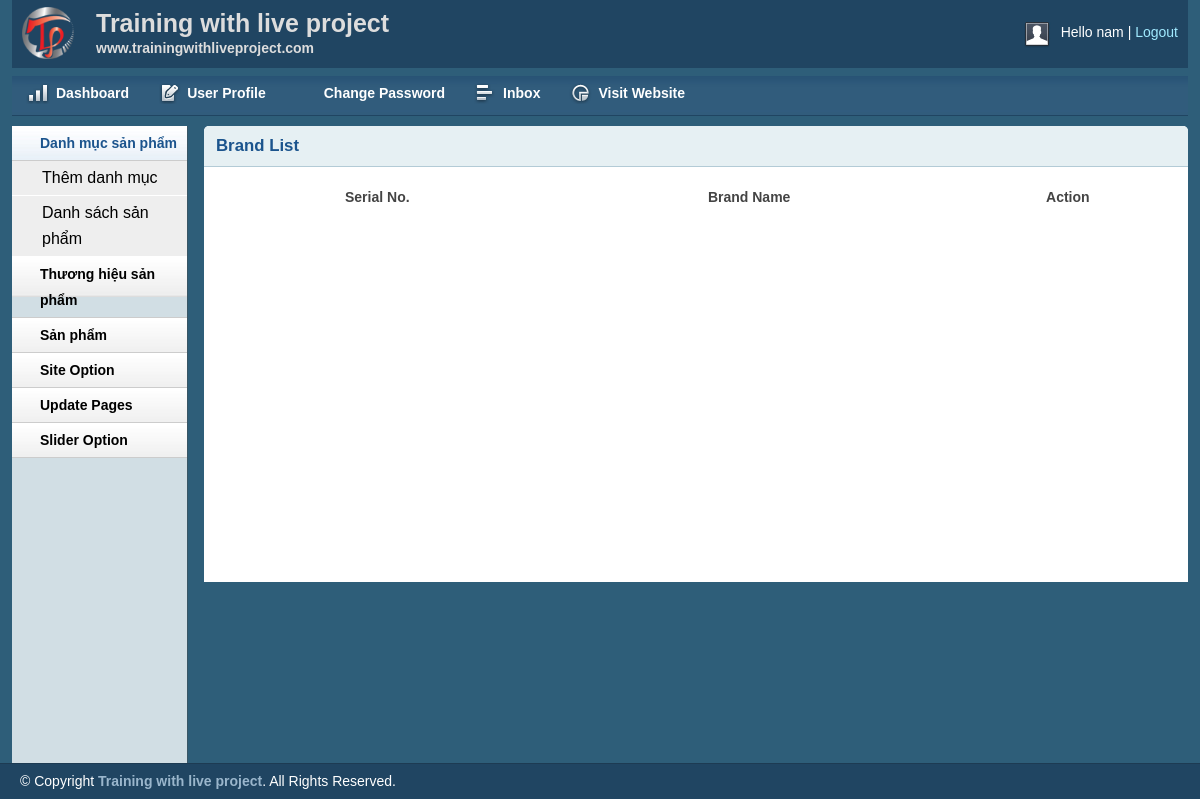
Page /admin/brandlist.php (signed in) on the earlier database version.
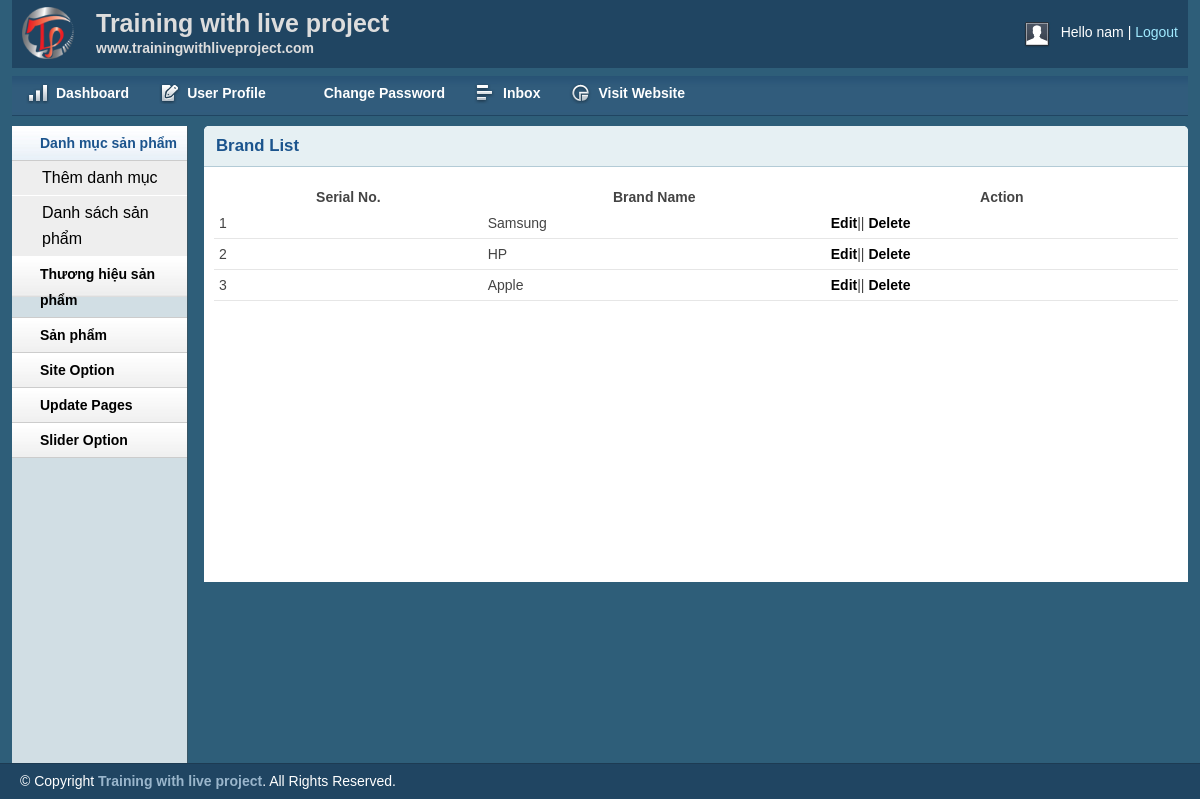
Same page on the later database version.
### tables this page shows
CREATE TABLE `tbl_brand` (
  `brandId` int(11) NOT NULL,
  `brandName` varchar(255) NOT NULL
);

### lib/database.php (called while the page is built, shortened)
<?php
Class Database{
   public $host   = DB_HOST;
   public $user   = DB_USER;
   public $pass   = DB_PASS;
   public $dbname = DB_NAME;
   public $link;
private function connectDB(){
   $this->link = new mysqli($this->host, $this->user, $this->pass,
    $this->dbname);
 }
public function select($query){
  $result = $this->link->query($query) or
   die($this->link->error.__LINE__);
  if($result->num_rows > 0){
    return $result;
  } else {
    return false;
  }
 }
}

### classes/brand.php (called while the page is built, shortened)
<?php
    $filepath = realpath(dirname(__FILE__));
    include_once ($filepath.'/../lib/database.php');
?>
<?php
    class brand
    {
        private $db;
        public function __construct()
        {
            $this->db = new Database();
        }
        public function show_brand(){
            $query = "SELECT * FROM tbl_brand ORDER BY brandId DESC";
            $result = $this->db->select($query);
            return $result;
        }
    }
?>

### admin/brandlist.php (the view, shortened to what this page needs)
<?php include 'inc/header.php';?>
<?php include 'inc/sidebar.php';?>
<?php include '../classes/brand.php';?>
<?php
    $brand = new brand();
?>
        <div class="grid_10">
            <div class="box round first grid">
                <h2>Brand List</h2>
                <div class="block">
                    <table class="data display datatable" id="example">
					<thead>
						<tr>
							<th>Serial No.</th>
							<th>Brand Name</th>
							<th>Action</th>
						</tr>
					</thead>
					<tbody>
						<?php
							$show_brand = $brand->show_brand();
							if($show_brand){
								$i = 0;
								while($result = $show_brand->fetch_assoc()){
									$i++;
						?>
						<tr class="odd gradeX">
							<td><?php echo $i; ?></td>
							<td><?php echo $result['brandName']; ?></td>
							<td><a href="brandedit.php?brandid=<?php echo $result['brandId']; ?>">Edit</a>||
								<a onclick="return confirm('Are you want to delete?')"
									href="?delid=<?php echo $result['brandId']; ?>">Delete</a>
							</td>
						</tr>
						<?php } } ?>
					</tbody>
				</table>
               </div>
            </div>
        </div>
<?php include 'inc/footer.php';?>

Differences in the rows shown:
added tbl_brand: brandName "Samsung"
added tbl_brand: brandName "HP"
added tbl_brand: brandName "Apple"
